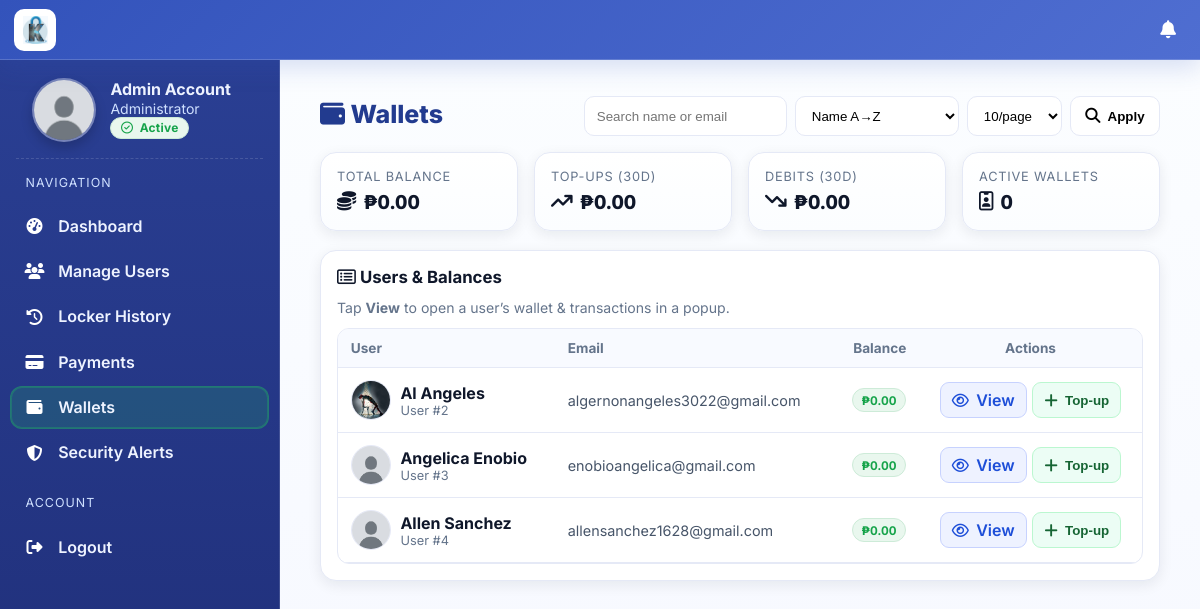
The app's page /public/admin/wallet.php (signed in), older data.
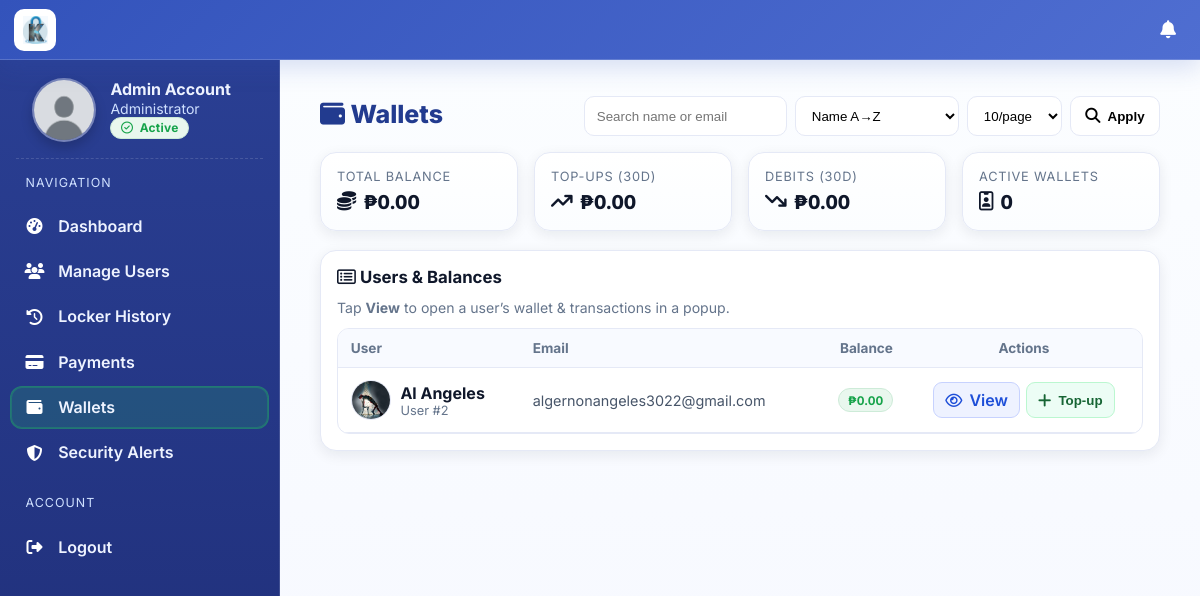
The same page, newer data.
### tables this page shows
CREATE TABLE `users` (
  `id` int(11) NOT NULL,
  `first_name` varchar(50) NOT NULL,
  `last_name` varchar(50) NOT NULL,
  `email` varchar(100) NOT NULL,
  `password` varchar(255) NOT NULL,
  `profile_image` varchar(255) DEFAULT NULL,
  `verification_token` varchar(255) DEFAULT NULL,
  `verification_expires_at` datetime DEFAULT NULL,
  `created_at` timestamp NOT NULL DEFAULT current_timestamp(),
  `role` enum('admin','user') NOT NULL DEFAULT 'user',
  `archived` tinyint(1) NOT NULL DEFAULT 0,
  `reset_token` varchar(255) DEFAULT NULL,
  `reset_token_expires` datetime DEFAULT NULL
);

### public/admin/wallet.php (the view, shortened to what the changed rows need)
<?php
require_once '../../config/db.php';
function h($v){ return htmlspecialchars((string)$v, ENT_QUOTES, 'UTF-8'); }
function peso($n){ return '₱' . number_format((float)$n, 2); }
$page = max(1,(int)($_GET['page'] ?? 1));
$per  = min(50,max(5,(int)($_GET['per'] ?? 10)));
$sortSql = "u.last_name ASC, u.first_name ASC";
$params = [];
$where  = "WHERE u.archived=0 AND u.role='user'";
$off   = ($page-1)*$per;
$sqlList = "
    SELECT u.id, u.first_name, u.last_name, u.email, u.profile_image, u.created_at, COALESCE(w.balance,0) AS balance
    FROM users u
    LEFT JOIN user_wallets w ON w.user_id = u.id
    $where
    ORDER BY $sortSql
    LIMIT $per OFFSET $off
";
$st = $pdo->prepare($sqlList);
$st->execute($params);
$list = $st->fetchAll(PDO::FETCH_ASSOC);
    ?>
<!DOCTYPE html>
<html lang="en">
<head>
  <link rel="stylesheet" href="../../assets/css/wallet.css">
</head>
<body>
<?php include '../../includes/admin_header.php'; ?>
  <main id="content">
    <div class="page-wrap">
      <div class="page-head">
        <div class="title-stack">
          <h1><i class="fa-solid fa-wallet"></i> Wallets</h1>
        </div>
      </div>
      <section class="grid">
        <div class="card">
          <h2><i class="fa-regular fa-rectangle-list"></i> Users & Balances</h2>
          <div class="table-wrap">
            <table aria-label="Users and balances">
              <thead>
              <tr>
                <th>User</th>
                <th>Email</th>
                <th class="t-num">Balance</th>
                <th class="t-right">Actions</th>
              </tr>
              </thead>
              <tbody>
              <?php if (!$list): ?>
                <tr><td colspan="4"><div class="empty"><i class="fa-regular fa-face-smile"></i> No users found.</div></td></tr>
              <?php else: foreach($list as $row): ?>
                <?php $avatar = !empty($row['profile_image']) ? $row['profile_image'] : 'default.jpg'; ?>
                <tr>
                  <td data-th="User">
                    <div style="display:flex;align-items:center;gap:.6rem;min-width:0;">
                      <img class="avatar" src="<?= '/kandado/assets/uploads/'.h($avatar) ?>" loading="lazy" alt="">
                      <div style="min-width:0;">
                        <div style="font-weight:700;"><?= h($row['first_name'].' '.$row['last_name']) ?></div>
                        <div class="muted" style="font-size:.8rem;">User #<?= (int)$row['id'] ?></div>
                      </div>
                    </div>
                  </td>
                  <td class="email" data-th="Email"><?= h($row['email']) ?></td>
                  <td class="t-num" data-th="Balance"><span class="chip <?= ((float)$row['balance']>=0)?'green':'red' ?>"><span class="num"><?= peso($row['balance']) ?></span></span></td>
                  <td class="actions-cell" data-th="Actions" style="text-align:center;">
                    <div class="row-actions">
                      <a class="btn small js-view-user"
                         href="wallet.php?user_id=<?= (int)$row['id'] ?>#user-detail"
                         data-user-id="<?= (int)$row['id'] ?>"
                         data-user-name="<?= h($row['first_name'].' '.$row['last_name']) ?>">
                        <i class="fa-regular fa-eye"></i> View
                      </a>
                      <button class="btn small" data-open-modal
                              data-user-id="<?= (int)$row['id'] ?>"
                              data-user-name="<?= h($row['first_name'].' '.$row['last_name']) ?>"
                              data-type="topup"><i class="fa-solid fa-plus"></i> Top-up</button>
                    </div>
                  </td>
                </tr>
              <?php endforeach; endif; ?>
              </tbody>
            </table>
          </div>
        </div>
      </section>
    </div>
  </main>
</body>
</html>

Row changes from the older to the newer data that the page shows:
removed users: first_name+last_name "Angelica Enobio", id "3", email "enobioangelica@gmail.com", balance "₱0.00"
removed users: first_name+last_name "Allen Sanchez", id "4", email "allensanchez1628@gmail.com", balance "₱0.00"
